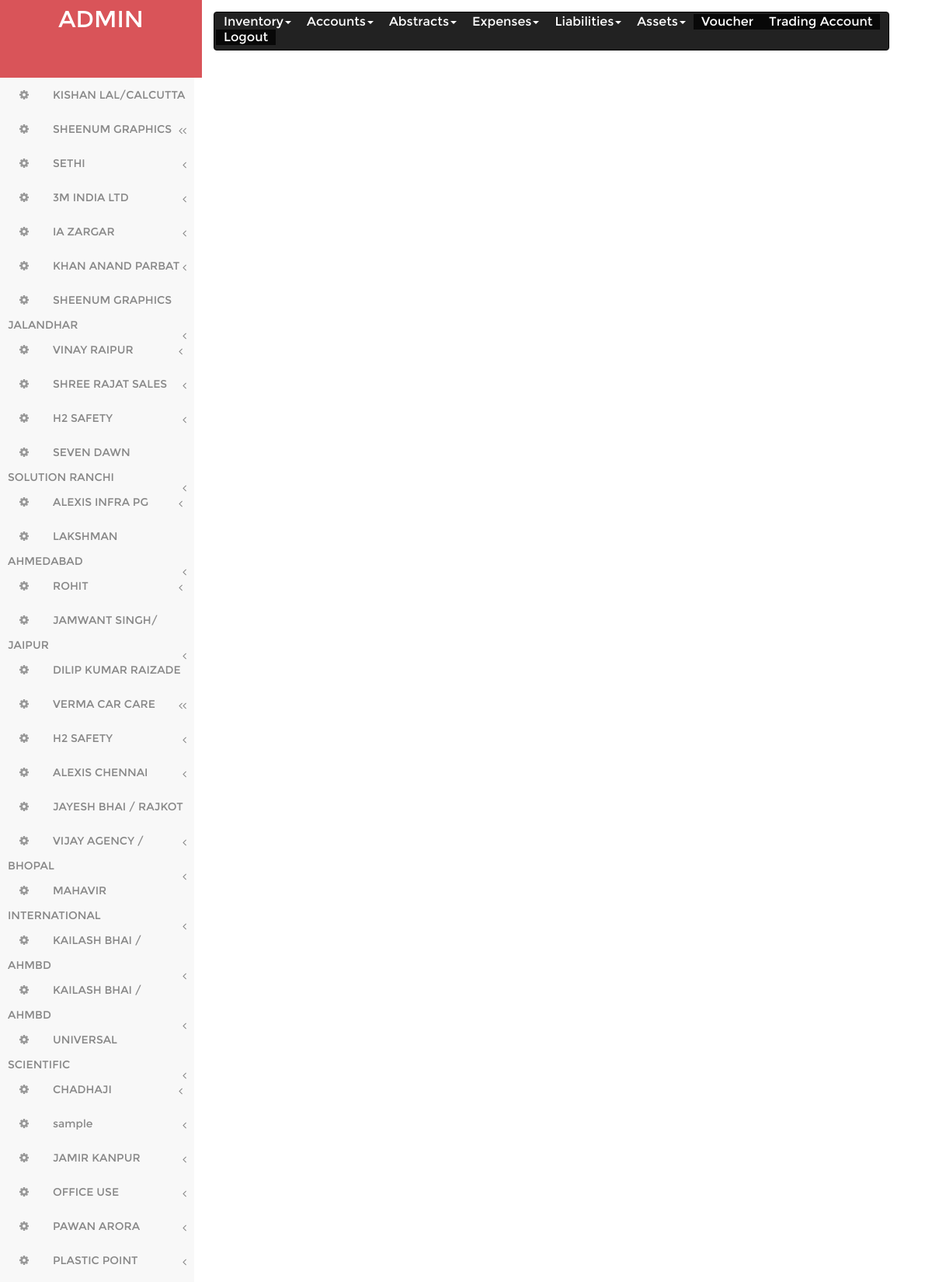
/accounting software/admin-home.php (signed in, upper part), run on the app's committed database.
### tables this page shows
CREATE TABLE IF NOT EXISTS `account` (
  `account_id` int(11) unsigned NOT NULL AUTO_INCREMENT,
  `account_name` varchar(100) NOT NULL,
  PRIMARY KEY (`account_id`)
);

### accounting software/class.getData.php (called while the page is built, shortened)
<?php
class GetData{
	private $db;
	 public function __construct($DB_con){
		   $this->db = $DB_con;
	 }
	public function get_account_holder_name_id(){
		$stmt =$this->db->prepare("select * from account");
		$stmt->execute();
		$getAccountHolderNameId=$stmt->fetchAll(PDO::FETCH_ASSOC);
		return $getAccountHolderNameId;
	}
}

### accounting software/accounts.php (the view, shortened to what this page needs)
<ul class="nav" id="side-menu">
<?php foreach ($name_id as $ni){?>
	<li><a href="<?php echo $ni['account_id']?>" class=" hvr-bounce-to-right"><i
			class="fa fa-cog nav_icon"></i><span class="nav-label"><?php echo $ni['account_name']?></span><span
			class="fa arrow"></span></a>
		</li>
<?php } ?>
</ul>

### accounting software/admin-home.php (shortened to what this page needs)
<?php
include_once 'dbconfig.php';
require_once  'class.getData.php';
$get=new GetData($DB_con);
$name_id=$get->get_account_holder_name_id();
?>
<!DOCTYPE HTML>
<html>
<head>
<link href="css/bootstrap.min.css" rel='stylesheet' type='text/css' />
<link href="css/style.css" rel='stylesheet' type='text/css' />
<link href="css/font-awesome.css" rel="stylesheet">
<link href="css/custom.css" rel="stylesheet">
</head>
<body>
	<div id="wrapper">
		<nav class="navbar-default navbar-static-top" role="navigation">
			<div class="navbar-header">
				<h1>
					<a class="navbar-brand" href="index.php">ADMIN</a>
				</h1>
			</div>
			<div class="border-bottom">
				<div class="col-md-9">
					<nav class="navbar navbar-inverse">
							<?php include 'header_menu.php';?>
					</nav>
				</div>
				<div class="navbar-default sidebar" role="navigation">
					<div class="sidebar-nav navbar-collapse">
						<?php require_once 'accounts.php';?>
					</div>
				</div>
		</nav>
	</div>
</body>
</html>

### accounting software/header_menu.php (shortened to what this page needs)
                               <ul class="nav navbar-nav">
                                <li class="dropdown">
                                   <a class="dropdown-toggle" data-toggle="dropdown" href="#">Inventory<span class="caret"></span></a>
                               </li>
                                <li class="dropdown">
                                   <a class="dropdown-toggle" data-toggle="dropdown" href="#">Accounts<span class="caret"></span></a>
                               </li>
                               <li class="dropdown">
                                   <a class="dropdown-toggle" data-toggle="dropdown" href="#">Abstracts<span class="caret"></span></a>
                               </li>
                               <li class="dropdown">
                                   <a class="dropdown-toggle" data-toggle="dropdown" href="#">Expenses<span class="caret"></span></a>
                               </li>
                               <li class="dropdown">
                                   <a class="dropdown-toggle" data-toggle="dropdown" href="#">Liabilities<span class="caret"></span></a>
                               </li>
                               <li class="dropdown">
                                   <a class="dropdown-toggle" data-toggle="dropdown" href="#">Assets<span class="caret"></span></a>
                               </li>
								<li class="active"><a href="v1tps234tuv.php">Voucher</a></li>
								<li class="active"><a href="trading_account.php">Trading Account</a></li>
								<li class="active"><a href="admin-logout.php?logout=true" class="">Logout</a></li>
</ul>

### accounting software/css/style.css (style rules this page uses)
h4, h5, h6, h1, h2, h3 { margin: 0; }
ul, ol { margin: 0;padding: 0; }
html, body { font-family:'Montserrat-Regular'; font-size: 100%; background:#FFF; overflow-x: hidden; }
body a { transition:0.5s all; -webkit-transition:0.5s all; -moz-transition:0.5s all; -o-transition:0.5s all; -ms-transition:0.5s all; }
div#wrapper { background-color: #fff; }
h1 a.navbar-brand { color: #fff !important; font-size: 30px; font-weight: 300; background: #d95459; text-align: center; width:260px; height: 100px; }
i.nav_icon { color: #fff; margin-right:6px; }
.sidebar ul li a { color: #888; font-size:14px; }
.hvr-bounce-to-right { display: inline-block; vertical-align: middle; -webkit-transform: translateZ(0); transform: translateZ(0); box-shadow: 0 0 1px rgba(0, 0, 0, 0); -webkit-backface-visibility: hidden; backface-visibility: hidden; -moz-osx-font-smoothing: grayscale; position: relative; -webkit-transition-property: color; transition-property: color; -webkit-transition-duration: 0.5s; transition-duration: 0.5s; }
.hvr-bounce-to-right:before { content: ""; position: absolute; z-index: -1; top: 0; left: 0; right: 80%; bottom: 0; background:#7f8c8d; -webkit-transform: scaleX(0); transform: scaleX(0); -webkit-transform-origin: 0 50%; transform-origin: 0 50%; -webkit-transition-property: transform; transition-property: transform; -webkit-transition-duration: 0.5s; transition-duration: 0.5s; -webkit-transition-timing-function: ease-out; transition-timing-function: ease-out; }
.nav > li > a { color: #999; font-weight:500; padding: 0px 10px 0px 10px; }
.nav > li > a i { margin-right: 14px; }
i.nav_icon { color: #999; padding: 15px; width: 44px; height: 44px; }
span.fa.arrow { margin-top: 17px; }
.border-bottom { background-color: #fff; }
.dropdown, .dropup { display: inline-block; padding:0; }

### accounting software/css/custom.css (style rules this page uses)
#wrapper { width: 100%; }
.sidebar .sidebar-nav.navbar-collapse { padding-right: 0; padding-left: 0; }
.sidebar .arrow { float: right; }
.sidebar .fa.arrow:before { content: "\f104"; }
@media (min-width:768px) { .sidebar { z-index: 1; position: absolute; width: 250px; } }

### data on the page
account: account_name "KISHAN LAL/CALCUTTA"
account: account_name "SHEENUM GRAPHICS"
account: account_name "SETHI"
account: account_name "3M INDIA LTD"
account: account_name "IA ZARGAR"
account: account_name "KHAN ANAND PARBAT"
account: account_name "SHEENUM GRAPHICS JALANDHAR"
account: account_name "VINAY RAIPUR"
account: account_name "SHREE RAJAT SALES"
account: account_name "H2 SAFETY"
account: account_name "SEVEN DAWN SOLUTION RANCHI"
account: account_name "ALEXIS INFRA PG"
account: account_name "LAKSHMAN AHMEDABAD"
account: account_name "ROHIT"
account: account_name "JAMWANT SINGH/ JAIPUR"
account: account_name "DILIP KUMAR RAIZADE"
account: account_name "VERMA CAR CARE"
account: account_name "H2 SAFETY"
account: account_name "ALEXIS CHENNAI"
account: account_name "JAYESH BHAI / RAJKOT"
account: account_name "VIJAY AGENCY / BHOPAL"
account: account_name "MAHAVIR INTERNATIONAL"
account: account_name "KAILASH BHAI / AHMBD"
account: account_name "KAILASH BHAI / AHMBD"
account: account_name "UNIVERSAL SCIENTIFIC"
account: account_name "CHADHAJI"
account: account_name "sample"
account: account_name "JAMIR KANPUR"
account: account_name "OFFICE USE"
account: account_name "PAWAN ARORA"
account: account_name "PLASTIC POINT"
